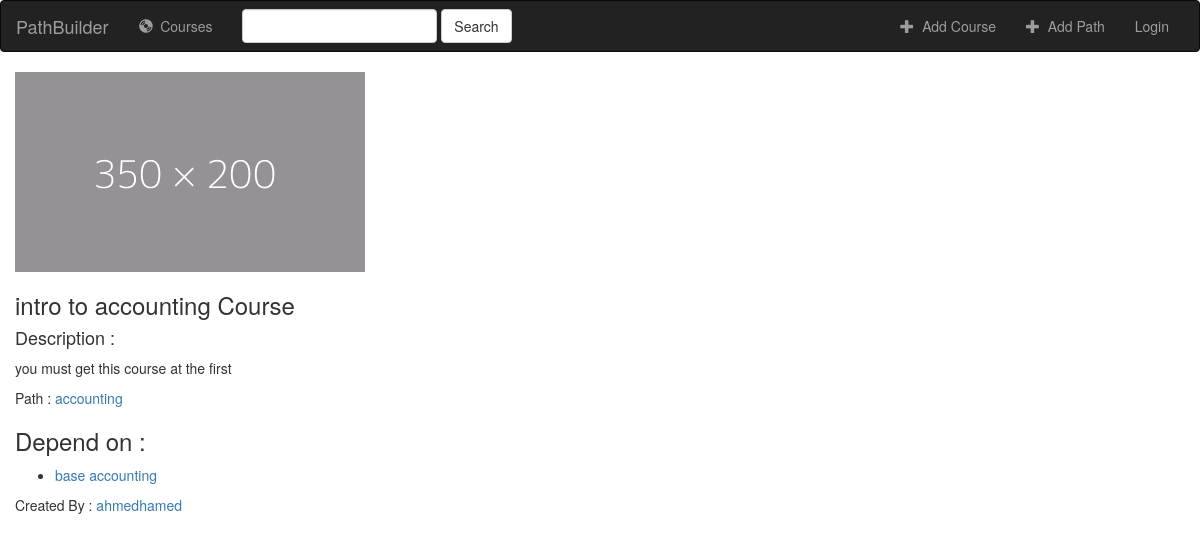
/paths/courses/intro-to-accounting, run on the app's committed database.
### paths/models.py (models this page shows, shortened)
class Course(models.Model):
    name = models.CharField(max_length=200, blank=False)
    slug = models.SlugField(max_length=200 , unique=True,null=False,blank=False)
    description = models.CharField(max_length=500)
    url = models.URLField(max_length=400,blank=True)
    depend_on = models.ManyToManyField('self',related_name="above", blank=True,symmetrical=False)
    path = models.ForeignKey('Path', on_delete=models.CASCADE)
    creator = models.ForeignKey(User, on_delete=models.SET_NULL, null=True, blank=True)
    added = models.DateTimeField(auto_now_add=True)
    updated = models.DateTimeField(auto_now=True)
    photo = models.ImageField(default= dummyimage ,blank= True,upload_to=get_directory)
    access_counter = models.IntegerField(default=0, verbose_name="Access Counts")
    class Meta:
        permissions = (("can_mark_returned", "Set book as returned"),)
        ordering = ["-access_counter"]
    def save(self, *args, **kwargs):
        if self.photo == '':
            self.photo = dummyimage
        super().save(*args, **kwargs)  # Call the "real" save() method.
    def get_absolute_url(self):
        return reverse('paths:show_course',args=[str(self.slug)])

class Path(models.Model):
    name = models.CharField(max_length=200, blank=False)
    slug = models.SlugField(max_length=200 , unique=True,null=False,blank=False)
    description = models.CharField(max_length=500)
    base = models.OneToOneField(Course, on_delete=models.CASCADE, related_name="base",blank=True,null=True)
    creator = models.ForeignKey(User, on_delete=models.SET_NULL, null=True, blank=True)
    added = models.DateTimeField(auto_now_add=True)
    updated = models.DateTimeField(auto_now=True)
    photo = models.ImageField(default= dummyimage ,blank= True,upload_to=get_directory)
    access_counter = models.IntegerField(default=0, verbose_name="Access Counts")
    class Meta:
        ordering = ["-access_counter"]
    def get_absolute_url(self):
        return reverse('paths:show_path',args=[str(self.slug)])

### paths/views/course.py (the view)
# urls.py: path('courses/<slug:slug>', courseV.CourseDetailView.as_view(), name='show_course'),
class CourseDetailView(generic.DetailView):
    model = Course
    def get_context_data(self,**kwargs):
        object = self.get_object()
        object.access_counter +=1
        object.save()
        return  super().get_context_data(**kwargs)

### paths/templates/paths/course_detail.html (shortened to what this page needs)
{% extends 'base.html' %}
{% block content %}
<div class="container-fluid songs-container">
    <div class="row">
        <div class="col-sm-12">
            <img class="" src="{{ course.photo.url }}" alt="Card image cap" width="350" height="200">
          <h3>{{course.name}} Course</h3>
          <h4>Description : </h4> <p>{{ course.description }}</p>
          Path : <a href="{{ course.path.get_absolute_url }}" class="">{{ course.path.name }}</a>
          {% if course.depend_on.all %}
            <h3>Depend on :</h3>
            <ul>
                {% for i_course in course.depend_on.all %}
                    <li><a href="{{ i_course.get_absolute_url }}">{{ i_course.name }}</a></li>
                {% endfor %}
            </ul>
          {% else %}
          <p>It depends on nothing you can take it now </p>
          {% endif %}
          <p>Created By : <a href="{{course.creator.get_absolute_url}}">{{course.creator}}</a></p>
        </div>
    </div>
</div>
{% endblock %}

### data on the page
Course: photo (placeholder picture), name "intro to accounting", description "you must get this course at the first", path.name "accounting", creator "ahmedhamed"
Course: name "base accounting"
